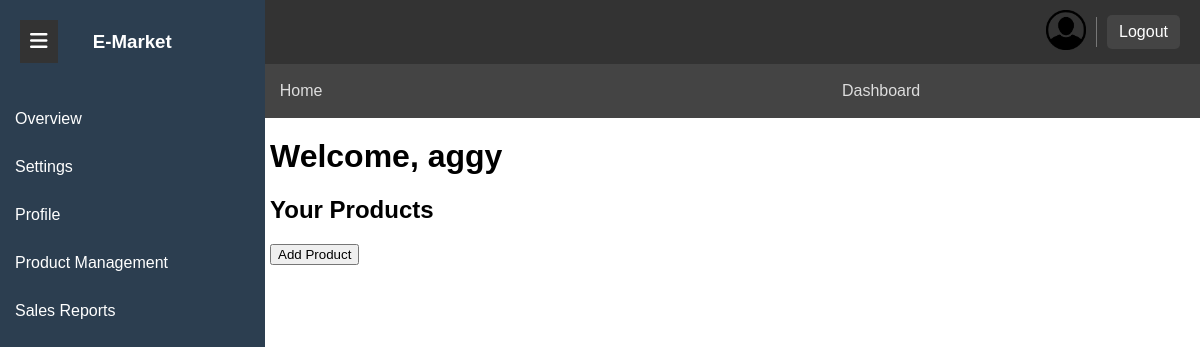
The app's page /dashboard (signed in), older data.
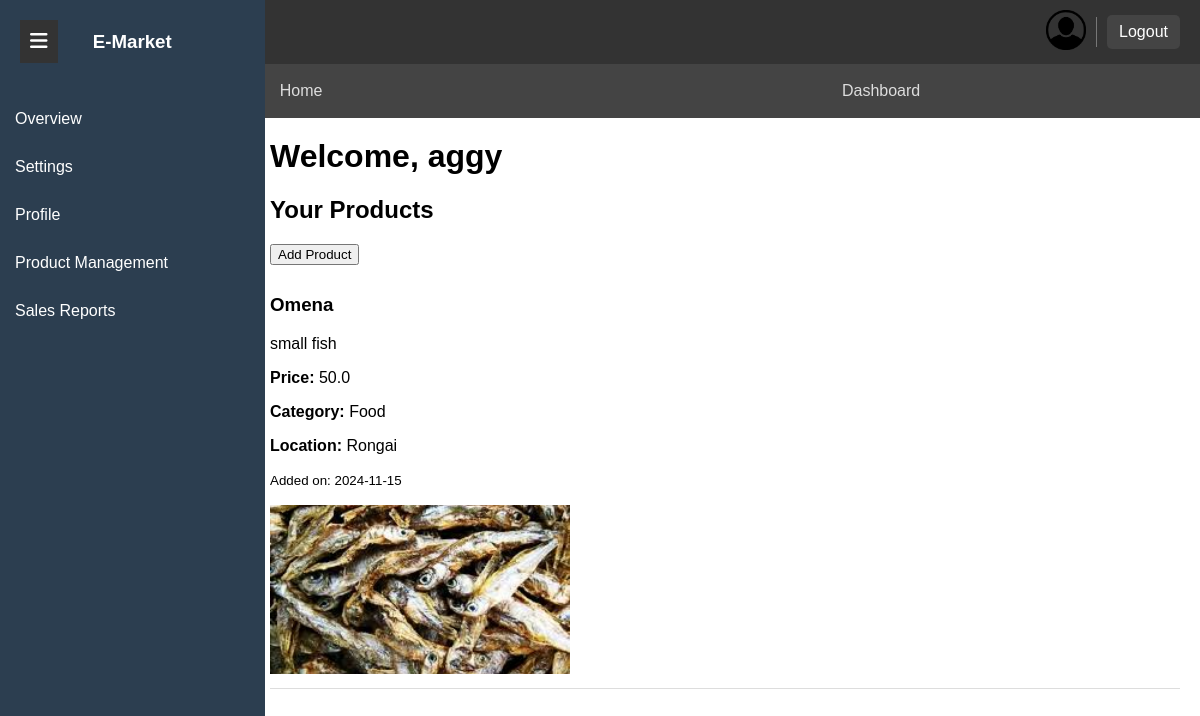
The same page, newer data.
### app/models/models.py (models this page shows, shortened)
class User(db.Model, UserMixin):
    __tablename__ = "users"
    id = db.Column(db.Integer, primary_key=True)
    first_name = db.Column(db.String(50), nullable=False)
    last_name = db.Column(db.String(50), nullable=False)
    username = db.Column(db.String(100), unique=True, nullable=False)
    email = db.Column(db.String(120), unique=True, nullable=False)
    password = db.Column(db.String(200), nullable=False)
    role = db.Column(
        db.String(50), nullable=False, default="user"
    )  # 'buyer', 'seller', 'admin'
    location = db.Column(db.String(100))
    gender = db.Column(db.String(100), nullable=True)
    profile_image = db.Column(
        db.String(200), nullable=True, default="default_profile.jpg"
    )  # default image if none provided
    products = db.relationship("Product", backref="owner", lazy=True)
    sales = db.relationship("Sales", backref="buyer", lazy=True)
    def is_seller(self):
        return self.role == "seller"
    def is_buyer(self):
        return self.role == "buyer"
    def is_admin(self):
        return self.role == "admin"
    def has_permission(self, permission_name):
        if self.is_admin:
            return True  # Admins have access to all permissions

class Product(db.Model):
    __tablename__ = "products"
    id = db.Column(db.Integer, primary_key=True)
    name = db.Column(db.String(100), nullable=False)
    description = db.Column(db.String(500), nullable=True)
    price = db.Column(db.Float, nullable=False)
    category = db.Column(db.String(100), nullable=False)
    location = db.Column(db.String(100), nullable=False)
    date_added = db.Column(db.DateTime, nullable=False, default=datetime.utcnow)
    image_url = db.Column(db.String(200), nullable=True)
    seller_id = db.Column(db.Integer, db.ForeignKey("users.id"), nullable=False)
    seller = db.relationship("User", backref="seller_products", lazy="joined")

### app/routes/main.py (the view)
@main.route("/dashboard")
@login_required
def user_dashboard():
    products = Product.query.filter_by(seller_id=current_user.id).all()
    return render_template("user_dashboard.html", products=products)

### app/__init__.py (called while the page is built)
def create_app():
    app = Flask(__name__)
    app.config['SQLALCHEMY_DATABASE_URI'] = f'sqlite:///{db_path}'
    app.config['SQLALCHEMY_TRACK_MODIFICATIONS'] = False
    app.config['SECRET_KEY'] = os.getenv('SECRET_KEY', 'adb9decb06425cc8149d7438be15a4bfd362728eb66d72059da0ac02013aee25')
    app.config['DEBUG'] = True
    app.config.from_object(Config)
    csrf = CSRFProtect(app)  # Enable CSRF protection
    db.init_app(app)
    login_manager.init_app(app)
    mail.init_app(app)
    migrate.init_app(app, db)  # Initialize Migrate with app and db
    from app.models import User, Product, Sales, Admin  # Ensure models are imported
    from app.routes import register_routes
    register_routes(app)
    login_manager.login_view = 'auth.login'
    @login_manager.user_loader
    def load_user(user_id):
        return User.query.get(int(user_id))
    return app

### app/templates/user_dashboard.html (shortened to what this page needs)
<!DOCTYPE html>
<html lang="en">
<head>
    <link rel="stylesheet" href="https://cdnjs.cloudflare.com/ajax/libs/font-awesome/6.0.0-beta3/css/all.min.css">
    <link rel="stylesheet" href="{{ url_for('static', filename='css/dashboard_styles.css') }}">
</head>
<body>
    <button id="toggle-sidebar-btn" onclick="toggleSidebar()">
        <i class="fas fa-bars"></i>
    </button>
    <div class="navbar">
        <div class="navbar-left">
            <a href="{{ url_for('main.home') }}">E-Market</a>
        </div>
        <div class="navbar-right">
            <a href="{{ url_for('main.profile') }}"><img
                    src="{{ url_for('static', filename='uploads/' + (current_user.profile_image if current_user.profile_image else 'default_profile.png')) }}"
                    alt="Profile Picture" class="rounded-circle mb-3"
                    style="width: 40px; height: 40px; object-fit: cover;">
            </a>
            <a href="{{ url_for('auth.logout') }}" class="logout-btn">Logout</a>
        </div>
    </div>
    <div class="secondary-navbar">
        <a href="{{ url_for('main.home') }}">Home</a>
        <a href="{{ url_for('main.user_dashboard') }}">Dashboard</a>
    </div>
    <div class="sidebar">
        <div class="items">
            <a href="{{ url_for('main.home') }}">
                <h3>E-Market</h3>
            </a>
            {% if current_user.is_authenticated %}
            <a href="#">Overview</a>
            {% if current_user.is_admin() or current_user.has_permission('view_settings') %}
            <a href="#">Settings</a>
            {% endif %}
            {% if current_user.is_admin() or current_user.has_permission('view_profile') %}
            <a href="#">Profile</a>
            {% endif %}
            {% if current_user.is_admin() or (not current_user.is_buyer() and
            current_user.has_permission('manage_products')) %}
            <a href="#">Product Management</a>
            {% endif %}
            {% if current_user.is_admin() or (not current_user.is_buyer() and
            current_user.has_permission('view_sales_reports')) %}
            <a href="#">Sales Reports</a>
            {% endif %}
            {% endif %}
        </div>
    </div>
    <div class="content">
        <h1>Welcome, {{ current_user.username }}</h1>
        {% if current_user.is_seller() %}
        <h2>Your Products</h2>
        <a href="{{ url_for('main.add_product') }}"><button>Add Product</button></a>
        {% endif %}
        {% for product in current_user.seller_products %}
        <div class="product">
            <h3>{{ product.name }}</h3>
            <p>{{ product.description }}</p>
            <p><strong>Price:</strong> {{ product.price }}</p>
            <p><strong>Category:</strong> {{ product.category }}</p>
            <p><strong>Location:</strong> {{ product.location }}</p>
            <p><small>Added on: {{ product.date_added.strftime('%Y-%m-%d') }}</small></p>
            {% if product.image_url %}
            <img src="{{ url_for('static', filename='images/' + product.image_url) }}" alt="{{ product.name }}"
                class="product-image">
            {% else %}
            <img src="{{ url_for('static', filename='images/default_product.png') }}" alt="Default Product Image"
                class="product-image">
            {% endif %}
        </div>
        {% endfor %}
    </div>
</body>
</html>

### app/static/css/dashboard_styles.css (style rules this page uses)
body { font-family: Arial, sans-serif; margin: 0; padding: 0; }
.navbar { background-color: #333; color: white; padding: 10px 20px; display: flex; justify-content: space-between; align-items: center; }
.navbar-left a { color: white; text-decoration: none; margin-right: 15px; }
.navbar-right { display: flex; align-items: center; }
.logout-btn { color: white; text-decoration: none; background-color: #444; padding: 8px 12px; border-radius: 5px; transition: background-color 0.3s; }
.secondary-navbar { background-color: #444; padding: 10px 20px; display: flex; justify-content: space-around; align-items: center; }
.secondary-navbar a { color: #ddd; text-decoration: none; padding: 8px 16px; border-radius: 5px; transition: background-color 0.3s; }
.sidebar { height: 100%; width: 250px; position: fixed; top: 0; left: 0; background-color: #2c3e50; padding-top: 20px; color: white; display: flex; flex-direction: column; padding-left: 15px; transition: transform 0.3s ease; }
.sidebar .items { margin-top: 20%; }
.sidebar .items h3 { position: absolute; top: 1.5%; left: 35%; }
.sidebar a { color: white; text-decoration: none; padding: 10px 0; display: block; margin-bottom: 10px; }
#toggle-sidebar-btn { background-color: #333; color: white; border: none; font-size: 20px; cursor: pointer; position: absolute; top: 20px; left: 20px; z-index: 10; padding: 10px; }
.content { margin-left: 250px; padding: 20px; transition: margin-left 0.3s ease; }
.content h1 { margin-top: 0; }
.product { border-bottom: 1px solid #ddd; padding: 10px 0; }
.product-image { width: 100%; height: auto; max-width: 300px; aspect-ratio: 16 / 9; object-fit: cover; }

Row changes from the older to the newer data that the page shows:
added Product: name "Omena", description "small fish", price "50.0", category "Food", location "Rongai", date_added "2024-11-15", image_url (picture)
